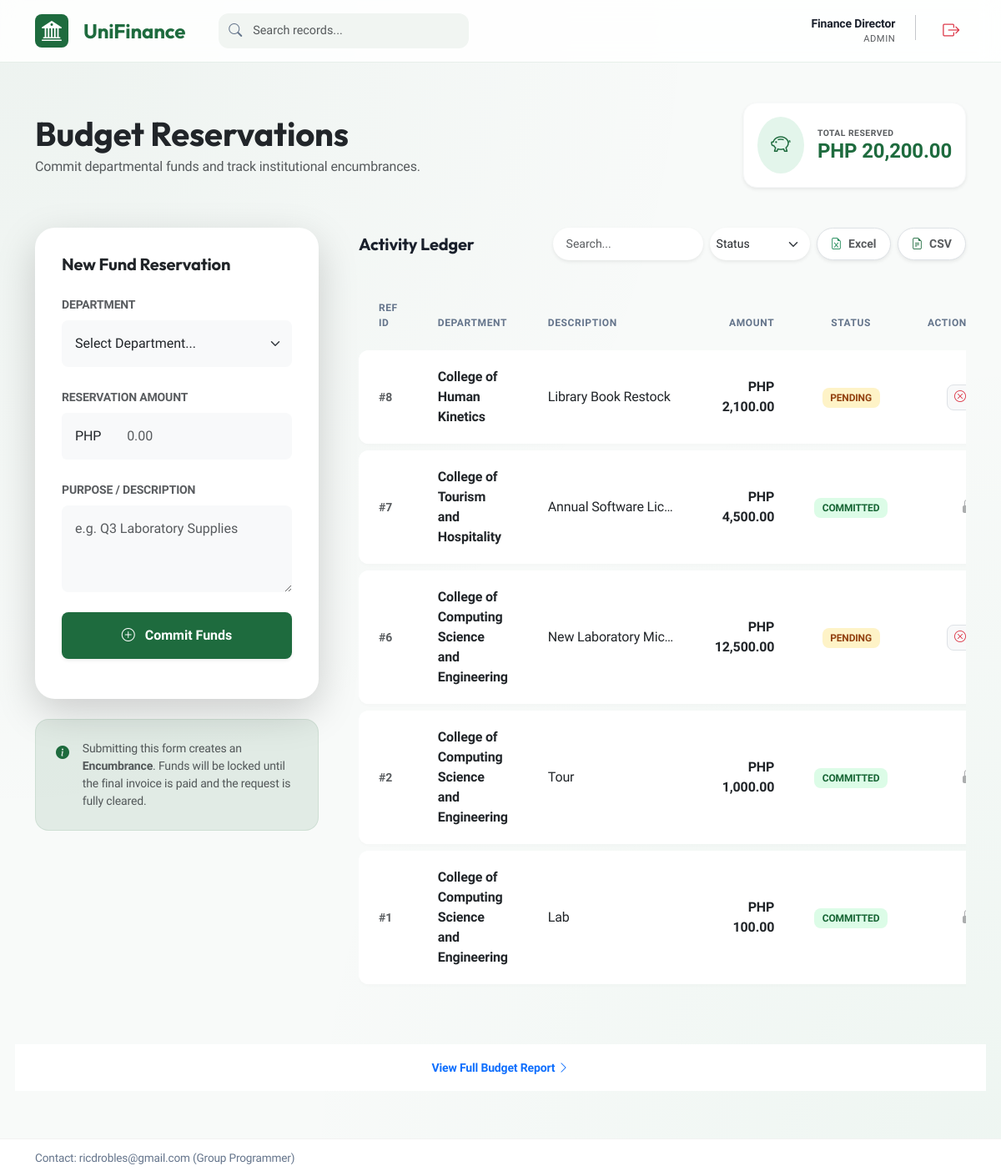
Page /finance/budget.php (signed in) on the committed database.
### tables this page shows
CREATE TABLE `budget_reservations` (
  `res_id` int(11) NOT NULL,
  `dept_id` int(11) DEFAULT NULL,
  `po_id` int(11) DEFAULT NULL,
  `description` varchar(255) DEFAULT NULL,
  `amount_reserved` decimal(15,2) DEFAULT NULL,
  `status` enum('pending','committed','cancelled') DEFAULT 'pending'
);

CREATE TABLE `departments` (
  `dept_id` int(11) NOT NULL,
  `dept_name` varchar(100) DEFAULT NULL,
  `total_budget` decimal(15,2) DEFAULT NULL
);

### finance/budget.php (the view, shortened to what this page needs)
<?php
include 'header.php';
include 'finance_logic.php';
$reservations = $conn->query("SELECT r.*, d.dept_name
                              FROM budget_reservations r
                              JOIN departments d ON r.dept_id = d.dept_id
                              ORDER BY r.res_id DESC LIMIT 10");
$total_reserved = $conn->query("SELECT SUM(amount_reserved) as total FROM budget_reservations")->fetch_assoc()['total'] ?? 0;
?>
<div class="container py-4">
    <div class="row align-items-center mb-5">
        <div class="col-md-7">
            <h1 class="display-6 fw-bold text-dark mb-1">Budget Reservations</h1>
            <p class="text-muted mb-0">Commit departmental funds and track institutional encumbrances.</p>
        </div>
        <div class="col-md-5 text-md-end mt-4 mt-md-0">
            <div class="d-inline-flex align-items-center bg-white p-3 rounded-4 shadow-sm border border-light">
                <div class="rounded-circle bg-primary-subtle p-3 me-3 text-primary">
                    <i class="bi bi-piggy-bank fs-4"></i>
                </div>
                <div class="text-start">
                    <div class="small text-muted fw-bold text-uppercase" style="font-size: 0.65rem; letter-spacing: 0.5px;">Total Reserved</div>
                    <div class="h4 fw-bold mb-0 text-primary"><?= formatCurrency($total_reserved) ?></div>
                </div>
            </div>
        </div>
    </div>
    <div class="row g-5">
        <div class="col-lg-4">
            <div class="card border-0 shadow-lg p-3" id="reservation-form-card" style="border-radius: 24px;">
                <div class="card-body">
                    <h5 class="fw-bold mb-4 text-dark">New Fund Reservation</h5>
                    <form id="resForm">
                        <div class="mb-4">
                            <label class="form-label small fw-bold text-muted">DEPARTMENT</label>
                            <select name="dept_id" class="form-select border-0 bg-light p-3 rounded-3" required>
                                <option value="" selected disabled>Select Department...</option>
                            </select>
                        </div>
                        <div class="mb-4">
                            <label class="form-label small fw-bold text-muted">RESERVATION AMOUNT</label>
                            <div class="input-group">
                                <span class="input-group-text border-0 bg-light p-3">PHP</span>
                                <input type="number" name="amount" class="form-control border-0 bg-light p-3 rounded-end-3" step="0.01" min="0" placeholder="0.00" required>
                            </div>
                        </div>
                        <div class="mb-4">
                            <label class="form-label small fw-bold text-muted">PURPOSE / DESCRIPTION</label>
                            <textarea name="desc" class="form-control border-0 bg-light p-3 rounded-3" rows="3" placeholder="e.g. Q3 Laboratory Supplies" required></textarea>
                        </div>
                        <button type="submit" class="btn btn-primary w-100 py-3 fw-bold rounded-3 shadow-sm">
                            <i class="bi bi-plus-circle me-2"></i> Commit Funds
                        </button>
                    </form>
                </div>
            </div>
            <div class="mt-4 p-4 rounded-4 bg-primary bg-opacity-10 border border-primary border-opacity-10">
                <div class="d-flex align-items-start">
                    <i class="bi bi-info-circle-fill text-primary mt-1 me-3"></i>
                    <p class="small text-muted mb-0">
                        Submitting this form creates an <strong>Encumbrance</strong>. Funds will be locked until the final invoice is paid and the request is fully cleared.
                    </p>
                </div>
            </div>
        </div>
        <div class="col-lg-8">
            <div class="d-flex justify-content-between align-items-center mb-4 flex-wrap gap-3">
                <h5 class="fw-bold mb-0">Activity Ledger</h5>
                <div class="d-flex gap-2 flex-wrap">
                    <input type="text" id="budgetSearch" class="form-control form-control-sm border-0 bg-white shadow-sm p-2 px-3 rounded-pill" placeholder="Search..." style="width: 180px;">
                    <select id="budgetStatusFilter" class="form-select form-select-sm border-0 bg-white shadow-sm p-2 rounded-pill" style="width: 120px;">
                        <option value="">Status</option>
                    </select>
                    <button type="button" id="budgetExportExcelBtn" class="btn btn-sm btn-white bg-white shadow-sm border p-2 px-3 rounded-pill fw-bold text-muted hov-primary"><i class="bi bi-file-earmark-excel me-1 text-success"></i> Excel</button>
                    <button type="button" id="budgetExportBtn" class="btn btn-sm btn-white bg-white shadow-sm border p-2 px-3 rounded-pill fw-bold text-muted hov-primary"><i class="bi bi-file-earmark-text me-1 text-primary"></i> CSV</button>
                </div>
            </div>
            <div class="table-responsive">
                <table class="table align-middle" id="budgetTable">
                    <thead>
                        <tr>
                            <th>REF ID</th>
                            <th>DEPARTMENT</th>
                            <th>DESCRIPTION</th>
                            <th class="text-end">AMOUNT</th>
                            <th class="text-center">STATUS</th>
                            <th class="text-end">ACTION</th>
                        </tr>
                    </thead>
                    <tbody>
                        <?php if($reservations->num_rows > 0): while($row = $reservations->fetch_assoc()): ?>
                        <tr class="budget-row" data-id="<?= $row['res_id'] ?>" data-status="<?= strtolower($row['status']) ?>" data-amount="<?= (float) $row['amount_reserved'] ?>" id="res-row-<?= $row['res_id'] ?>">
                            <td class="small text-muted fw-bold">#<?= $row['res_id'] ?></td>
                            <td>
                                <div class="fw-bold"><?= $row['dept_name'] ?></div>
                            </td>
                            <td style="max-width: 200px;" class="text-truncate" title="<?= htmlspecialchars($row['description']) ?>">
                                <?= htmlspecialchars($row['description']) ?>
                            </td>
                            <td class="text-end fw-bold text-dark"><?= formatCurrency($row['amount_reserved']) ?></td>
                            <td class="text-center">
                                <?php if($row['status'] == 'pending'): ?>
                                    <span class="badge bg-warning-subtle text-warning">PENDING</span>
                                <?php elseif($row['status'] == 'cancelled'): ?>
                                    <span class="badge bg-danger-subtle text-danger">CANCELLED</span>
                                <?php else: ?>
                                    <span class="badge bg-success-subtle text-success">COMMITTED</span>
                                <?php endif; ?>
                            </td>
                            <td class="text-end pe-3">
                                <?php if($row['status'] === 'pending'): ?>
                                    <button class="btn btn-sm btn-light text-danger rounded-3 cancel-reservation-btn border" data-id="<?= $row['res_id'] ?>" title="Cancel Reservation">
                                        <i class="bi bi-x-circle"></i>
                                    </button>
                                <?php else: ?>
                                    <i class="bi bi-lock-fill text-muted opacity-50"></i>
                                <?php endif; ?>
                            </td>
                        </tr>
                        <?php endwhile; endif; ?>
                            </tbody>
                        </table>
                    </div>
                </div>
                <div class="card-footer bg-white text-center py-3">
                    <a href="reports.php" class="small text-decoration-none fw-bold">View Full Budget Report <i class="bi bi-chevron-right"></i></a>
                </div>
            </div>
        </div>
</body>
</html>

### finance/header.php (shortened to what this page needs)
<?php
function formatCurrency($amount, $withCode = true) {
    $formatted = number_format((float) $amount, 2, '.', ',');
    return $withCode ? ('PHP ' . $formatted) : $formatted;
}
?>
<!DOCTYPE html>
<html lang="en">
<head>
    <link href="https://cdn.jsdelivr.net/npm/bootstrap@5.3.0/dist/css/bootstrap.min.css" rel="stylesheet">
    <link rel="stylesheet" href="https://cdn.jsdelivr.net/npm/bootstrap-icons@1.10.0/font/bootstrap-icons.css">
</head>
<body>
<nav class="navbar navbar-expand-lg sticky-top mb-4">
    <div class="container">
        <a class="navbar-brand" href="dashboard.php">
            <div class="d-flex align-items-center justify-content-center bg-primary text-white rounded-3 p-2 me-2" style="width: 40px; height: 40px;">
                <i class="bi bi-bank2"></i>
            </div>
            <span>UniFinance</span>
        </a>
        <?php if(isset($_SESSION['user_id'])): ?>
        <div class="collapse navbar-collapse" id="navbarContent">
            <div class="ms-md-4 me-auto">
                <form id="globalSearchForm" class="global-search-container" role="search">
                    <input id="globalSearchInput" type="search" class="form-control global-search-input" placeholder="Search records..." aria-label="Global Search">
                </form>
            </div>
            <div class="d-flex align-items-center gap-3">
                <div class="text-end d-none d-lg-block">
                    <div class="fw-semibold small"><?= htmlspecialchars($_SESSION['full_name'] ?? 'User') ?></div>
                    <div class="text-muted" style="font-size: 0.7rem; text-transform: uppercase; letter-spacing: 0.5px;">
                        <?= str_replace('_', ' ', $_SESSION['role']) ?>
                    </div>
                </div>
                <a href="logout.php" class="btn btn-sm btn-outline-danger border-0">
                    <i class="bi bi-box-arrow-right fs-5"></i>
                </a>
            </div>
        </div>
        <?php endif; ?>
    </div>
</nav>

### finance/header.php (style rules this page uses)
:root { --primary: #1e6b3e; --primary-light: #2da15f; --primary-dark: #14492a; --accent: #d4fce4; --bg-glass: rgba(255, 255, 255, 0.85); --surface: #ffffff; --body-bg: #f8faf9; --text-main: #1a202c; --text-muted: #64748b; --bs-primary: var(--primary); --bs-primary-rgb: 30, 107, 62; }
body { background-color: var(--body-bg); background-image: radial-gradient(at 0% 0%, rgba(30, 107, 62, 0.05) 0px, transparent 50%), radial-gradient(at 100% 100%, rgba(45, 161, 95, 0.05) 0px, transparent 50%); font-family: 'Plus Jakarta Sans', sans-serif; color: var(--text-main); min-height: 100vh; padding-bottom: 78px; letter-spacing: -0.01em; }
h1, h2, h3, h4, h5, .navbar-brand { font-family: 'Outfit', sans-serif; font-weight: 700; }
.navbar { background: var(--bg-glass); backdrop-filter: blur(12px); -webkit-backdrop-filter: blur(12px); border-bottom: 1px solid rgba(30, 107, 62, 0.1); padding: 0.75rem 0; }
.navbar-brand { color: var(--primary) !important; font-size: 1.5rem; display: flex; align-items: center; gap: 10px; }
.card { border: 1px solid rgba(30, 107, 62, 0.08); border-radius: 20px; box-shadow: 0 10px 25px -5px rgba(30, 107, 62, 0.04), 0 8px 10px -6px rgba(30, 107, 62, 0.04); background: var(--surface); transition: transform 0.2s ease, box-shadow 0.2s ease; }
.global-search-container { position: relative; width: 300px; }
.global-search-input { background: #f1f5f2 !important; border: 1px solid transparent !important; border-radius: 12px !important; padding: 0.6rem 1rem 0.6rem 2.5rem !important; font-size: 0.9rem; transition: all 0.2s ease !important; }
.btn-primary { background-color: var(--primary); border: none; border-radius: 12px; padding: 0.6rem 1.5rem; font-weight: 600; box-shadow: 0 4px 12px rgba(30, 107, 62, 0.2); transition: all 0.2s ease; }
.table { border-collapse: separate; border-spacing: 0 8px; }
.table thead th { background: transparent; border: none; color: var(--text-muted); font-weight: 600; text-transform: uppercase; font-size: 0.75rem; letter-spacing: 0.05em; padding: 1rem 1.5rem; }
.table tbody tr { background: white; box-shadow: 0 2px 4px rgba(0,0,0,0.02); border-radius: 12px; transition: all 0.2s ease; }
.table td { border: none; padding: 1.25rem 1.5rem; vertical-align: middle; }
.table td:first-child { border-radius: 12px 0 0 12px; }
.table td:last-child { border-radius: 0 12px 12px 0; }
.badge { padding: 0.5em 0.8em; border-radius: 8px; font-weight: 600; }
.bg-primary-subtle { background-color: #e3f5eb !important; color: #1e6b3e !important; }
.bg-warning-subtle { background-color: #fef3c7 !important; color: #92400e !important; }
.bg-success-subtle { background-color: #dcfce7 !important; color: #166534 !important; }

### rows in the picture
budget_reservations: res_id "8", dept.dept_name "College of Human Kinetics", description "Library Book Restock", amount_reserved "PHP 2,100.00", status "PENDING"
budget_reservations: res_id "7", dept.dept_name "College of Tourism and Hospitality", description "Annual Software Lic…", amount_reserved "PHP 4,500.00", status "COMMITTED"
budget_reservations: res_id "6", dept.dept_name "College of Computing Science and Engineering", description "New Laboratory Mic…", amount_reserved "PHP 12,500.00", status "PENDING"
budget_reservations: res_id "2", dept.dept_name "College of Computing Science and Engineering", description "Tour", amount_reserved "PHP 1,000.00", status "COMMITTED"
budget_reservations: res_id "1", dept.dept_name "College of Computing Science and Engineering", description "Lab", amount_reserved "PHP 100.00", status "COMMITTED"

### other values in the picture
$_SESSION['full_name'] "Finance Director"
str_replace('_', ' ', $_SESSION['role']) "ADMIN"
formatCurrency($total_reserved) "PHP 20,200.00"
